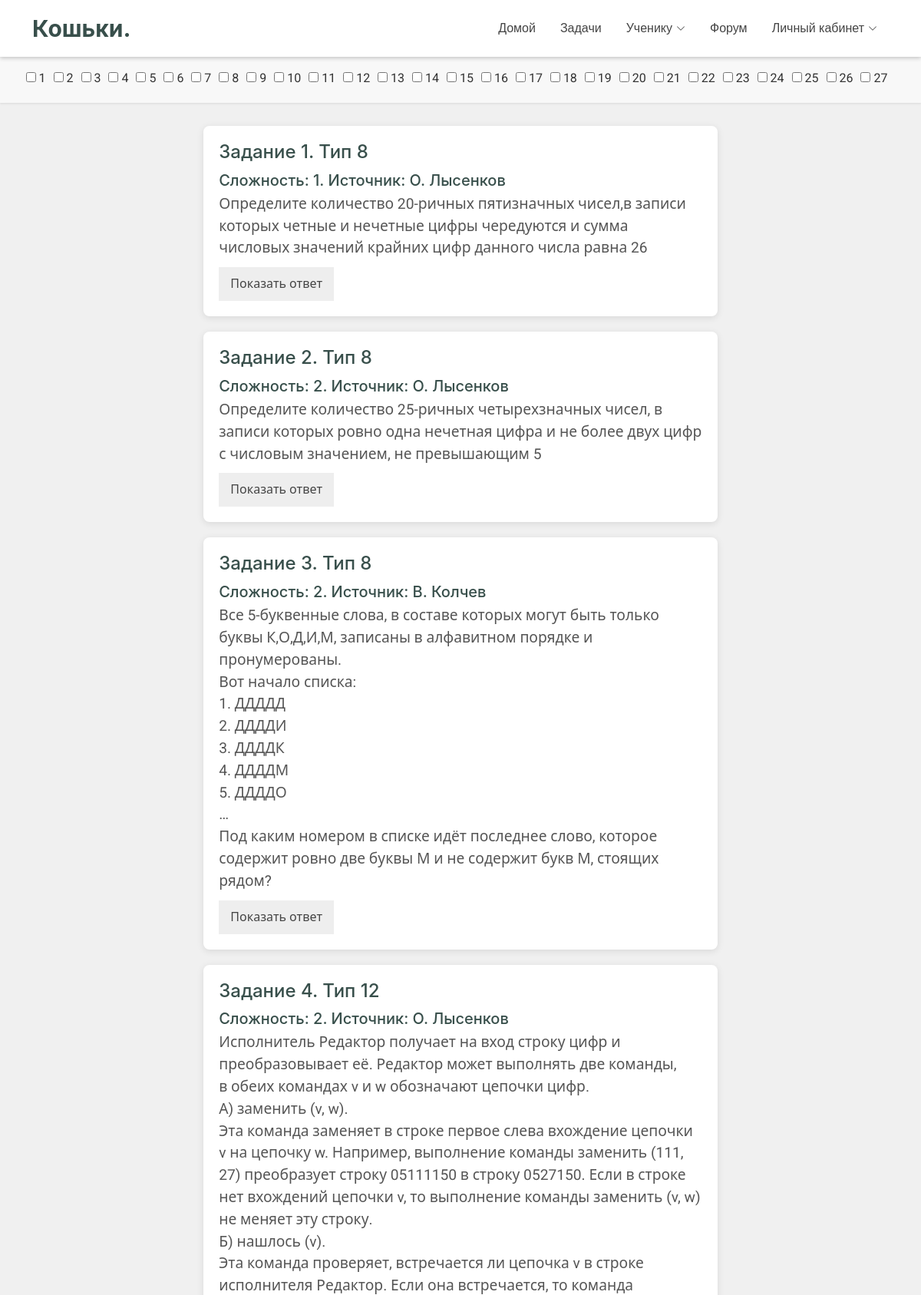
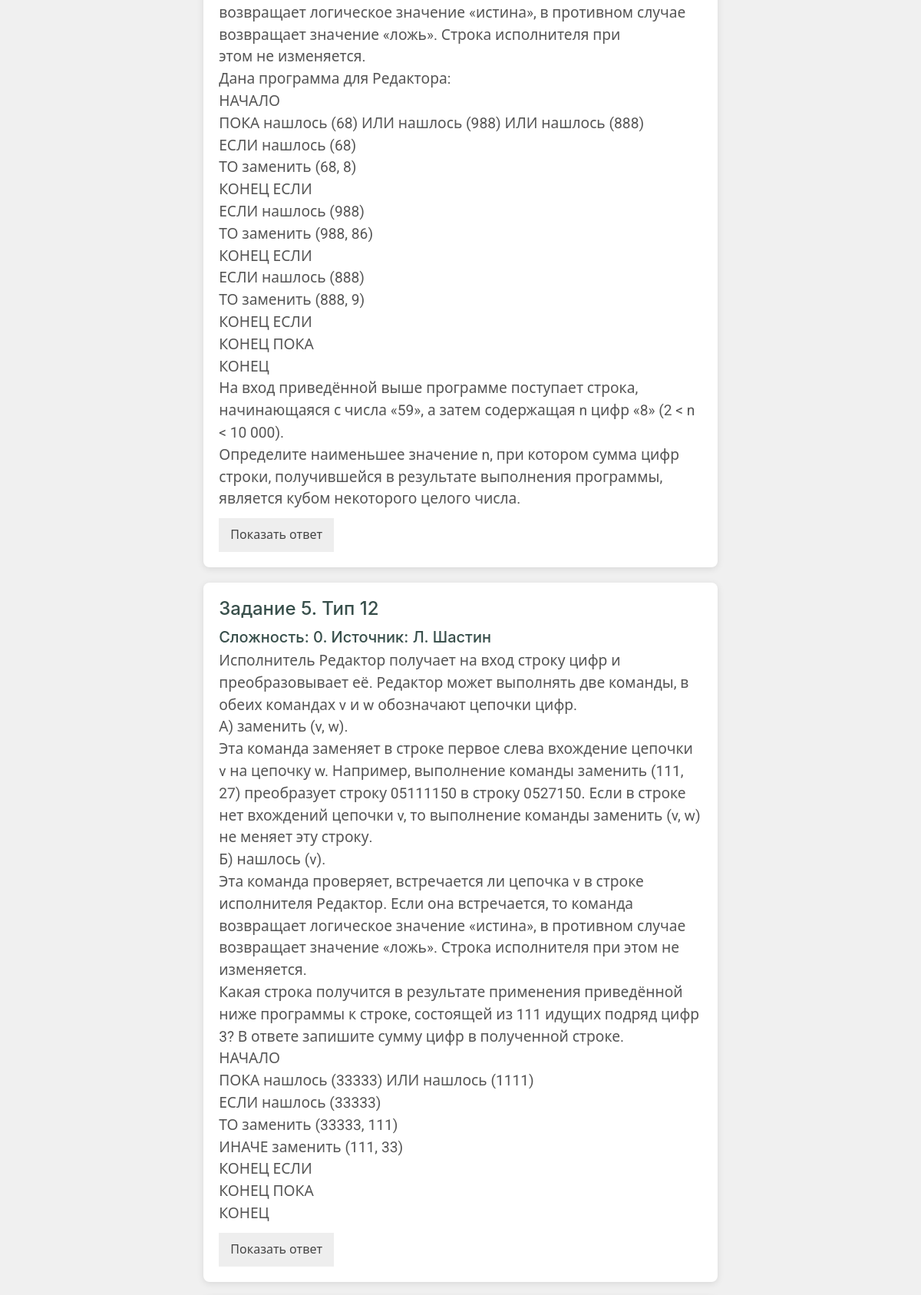
/problems/all (upper part), run on the app's committed database (2 pictures, top to bottom).
### tables this page shows
CREATE TABLE problems (problem_id INT, problem_type_id INT, problem_source VARCHAR (255), problem_statement TEXT, problem_answer VARCHAR (255), problem_difficulty INT, PRIMARY KEY (problem_id), FOREIGN KEY (problem_type_id) REFERENCES problem_types (type_id));

### main.py (the view)
@app.route("/problems/all")
def problems_page():
    problems = dr.get_problems()
    return render_template("problem_list.html", problems=problems)

### database_requests.py (called while the page is built)
def sql_execute(sql_request):
    ret = cursor.execute(sql_request)
    return ret

def get_problems():
    problems = sql_execute("SELECT * FROM problems").fetchall()
    ret = []
    for elem in problems:
        tmp = []
        for i in elem:
            tmp.append(i)
        pictures = sql_execute(f"""SELECT picture_id FROM problem_picture WHERE problem_id = { elem[0] }""")
        k = []
        for i in pictures:
            k.append(f"""problem_{i[0]}.jpg""")
        tmp.append(k)
        tables = sql_execute(f"""SELECT table_id FROM problem_table WHERE problem_id = { elem[0] }""")
        k = []
        for i in tables:
            k.append(f"""{i[0]}.xlsx""")
        tmp.append(k)
        texts = sql_execute(f"""SELECT text_file_id FROM problem_text_file WHERE problem_id = { elem[0] }""")
        k = []
        for i in texts:
            k.append(f"""{i[0]}.txt""")
        tmp.append(k)
        ret.append(tmp)
    return ret

### templates/problem_list.html (shortened to what this page needs)
<!DOCTYPE html>
<html lang="ru">
<head>
    <link href="{{ url_for('static', filename='vendor/bootstrap/css/bootstrap.min.css') }}" rel="stylesheet">
    <link href="{{ url_for('static', filename='vendor/bootstrap-icons/bootstrap-icons.css') }}" rel="stylesheet">
    <link href="{{ url_for('static', filename='/css/main.css') }}" rel="stylesheet">
</head>
<body>
     {% include 'header.html' %}
     <div class="filter-container">
          <div class="filter-group" id="ege-filters">
               {% for i in range(1, 28) %}
                    <label><input type="checkbox" value="{{ i }}"> {{ i }}</label>
               {% endfor %}
          </div>
     </div>
     <div class="container" id="lectures-container">
         {% for problem in problems %}
             <div class="problem-card default" data-type="{{ problem[1] }}">
                 <h5 class="problem-title">Задание {{ problem[0] + 1 }}. Тип {{ problem[1] }}</h5>
                 <h6 class="problem-author">Cложность: {{ problem[5] }}. Источник: {{ problem[2] }}</h6>
                 <p class="problem-question">{{ problem[3]|safe }}</p>
                 <div class="answer">
                     <button class="accordion">Показать ответ</button>
                 </div>
             </div>
         {% endfor %}
     </div>
</body>
</html>

### static/css/main.css (style rules this page uses)
:root { --default-font: "Roboto", system-ui, -apple-system, "Segoe UI", Roboto, "Helvetica Neue", Arial, "Noto Sans", "Liberation Sans", sans-serif, "Apple Color Emoji", "Segoe UI Emoji", "Segoe UI Symbol", "Noto Color Emoji"; --heading-font: "Inter", sans-serif; --nav-font: "Poppins", sans-serif; }
:root { --background-color: #ffffff; --default-color: #444444; --heading-color: #384f4b; --accent-color: #1bbca3; --surface-color: #ffffff; --contrast-color: #ffffff; --incorrect-answer-color: #ff4040; --correct-answer-color: #acf273; --empty-answer-color: #c9c9c9; }
:root { --nav-color: #444444; --nav-hover-color: #1bbca3; --nav-mobile-background-color: #ffffff; --nav-dropdown-background-color: #ffffff; --nav-dropdown-color: #444444; --nav-dropdown-hover-color: #1bbca3; }
:root { scroll-behavior: smooth; }
body { color: var(--default-color); background-color: var(--background-color); font-family: var(--default-font); overflow-y: scroll; }
h1, h2, h3, h4, h5, h6 { color: var(--heading-color); font-family: var(--heading-font); }
.accordion { background-color: #eee; color: #444; cursor: pointer; padding: 10px; width: 150px; text-align: center; border: none; outline: none; transition: background-color 0.4s; margin-right: 10px; }
.answer { position: relative; display: inline-block; }
.problem-title { font-size: 1.5rem; font-weight: 500; margin-bottom: 10px; }
.problem-author { font-size: 1.25rem; margin-bottom: 5px; }
.problem-question { font-size: 1.2rem; margin-bottom: 10px; color: #555; }
.problem-card { border-radius: 8px; box-shadow: 0 2px 10px rgba(0, 0, 0, 0.1); padding: 20px; margin-bottom: 20px; width: 60%; transition: transform 0.3s, box-shadow 0.3s; }
.problem-card.default { background-color: #ffffff; }

### templates/problem_list.html (style rules this page uses)
body { margin: 0; background-color: #f0f0f0; color: #333; padding-top: 70px; }
.filter-container { display: flex; flex-direction: column; align-items: center; padding: 20px; background: #f8f8f8; box-shadow: 0 1px 3px rgba(0,0,0,0.1); }
.filter-group { display: flex; flex-wrap: wrap; justify-content: center; }
.filter-group label { margin-right: 10px; }
.container { display: flex; flex-direction: column; justify-content: center; align-items: center; margin-top: 2.5%; }

### data on the page
problems: problem[0]+1 "1", problem_type "8", problem_difficulty "1", problem_source "О. Лысенков", problem_statement "Определите количество 20-ричных пятизначных чисел,в записи которых четные и нечетные цифры чередуются и сумма числовых значений крайних цифр данного числа равна 26"
problems: problem[0]+1 "2", problem_type "8", problem_difficulty "2", problem_source "О. Лысенков", problem_statement "Определите количество 25-ричных четырехзначных чисел, в записи которых ровно одна нечетная цифра и не более двух цифр с числовым значением, не превышающим 5"
problems: problem "3", problem_type "8", problem_difficulty "2", problem_source "В. Колчев", problem_statement "Все 5-буквенные слова, в составе которых могут быть только буквы К,О,Д,И,М, записаны в алфавитном порядке и пронумерованы. Вот начало списка: 1. ДДДДД 2. ДДДДИ 3. ДДДДК 4. ДДДДМ 5. ДДДДО … Под каким номером в списке идёт последнее слово, которое содержит ровно две буквы М и не содержит букв М, стоящих рядом?"
problems: problem "4", problem_type "12", problem_difficulty "2", problem_source "О. Лысенков", problem_statement "Исполнитель Редактор получает на вход строку цифр и преобразовывает её. Редактор может выполнять две команды, в обеих командах v и w обозначают цепочки цифр. А) заменить (v, w). Эта команда заменяет в строке первое слева вхождение цепочки v на цепочку w. Например, выполнение команды заменить (111, 27) преобразует строку 05111150 в строку 0527150. Если в строке нет вхождений цепочки v, то выполнение команды заменить (v, w) не меняет эту строку. Б) нашлось (v). Эта команда проверяет, встречается ли цепочка v в строке исполнителя Редактор. Если она встречается, то команда возвращает логическое значение «истина», в противном случае возвращает значение «ложь». Строка исполнителя при этом не…"
problems: problem "5", problem_type "12", problem_difficulty "0", problem_source "Л. Шастин", problem_statement "Исполнитель Редактор получает на вход строку цифр и преобразовывает её. Редактор может выполнять две команды, в обеих командах v и w обозначают цепочки цифр. А) заменить (v, w). Эта команда заменяет в строке первое слева вхождение цепочки v на цепочку w. Например, выполнение команды заменить (111, 27) преобразует строку 05111150 в строку 0527150. Если в строке нет вхождений цепочки v, то выполнение команды заменить (v, w) не меняет эту строку. Б) нашлось (v). Эта команда проверяет, встречается ли цепочка v в строке исполнителя Редактор. Если она встречается, то команда возвращает логическое значение «истина», в противном случае возвращает значение «ложь». Строка исполнителя при этом не…"

### other printed values
{{ i }} "1" "2" "3" "4" "5" "6" "7" "8" "9" "10" "11" "12" "13" "14" "15" "16" "17" "18" "19" "20" "21" "22" "23" "24" "25" "26" "27"
